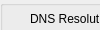
       <widget class="QWidget" name="Options" >
        <property name="geometry" >
         <rect>
          <x>0</x>
          <y>0</y>
          <width>100</width>
          <height>30</height>
         </rect>
        </property>
        <widget class="QGroupBox" name="groupBox_2" >
         <property name="geometry" >
          <rect>
           <x>0</x>
           <y>0</y>
           <width>831</width>
           <height>141</height>
          </rect>
         </property>
         <property name="title" >
          <string/>
         </property>
         <widget class="QComboBox" name="comboVerbosity" >
          <property name="geometry" >
           <rect>
            <x>30</x>
            <y>90</y>
            <width>171</width>
            <height>26</height>
           </rect>
          </property>
          <item>
           <property name="text" >
            <string>Quiet</string>
           </property>
          </item>
          <item>
           <property name="text" >
            <string>Verbose</string>
           </property>
          </item>
          <item>
           <property name="text" >
            <string>Very Verbose</string>
           </property>
          </item>
          <item>
           <property name="text" >
            <string>Debug</string>
           </property>
          </item>
          <item>
           <property name="text" >
            <string>Verbose Debug</string>
           </property>
          </item>
         </widget>
         <widget class="QComboBox" name="comboDNSResolv" >
          <property name="geometry" >
           <rect>
            <x>30</x>
            <y>30</y>
            <width>171</width>
            <height>26</height>
           </rect>
          </property>
          <item>
           <property name="text" >
            <string>When Required</string>
           </property>
          </item>
          <item>
           <property name="text" >
            <string>Always</string>
           </property>
          </item>
          <item>
           <property name="text" >
            <string>Never</string>
           </property>
          </item>
         </widget>
         <widget class="QLabel" name="label_40" >
          <property name="geometry" >
           <rect>
            <x>30</x>
            <y>10</y>
            <width>151</width>
            <height>18</height>
           </rect>
          </property>
          <property name="text" >
           <string>DNS Resolution</string>
          </property>
         </widget>
         <widget class="QLabel" name="label_41" >
          <property name="geometry" >
           <rect>
            <x>30</x>
            <y>70</y>
            <width>171</width>
            <height>18</height>
           </rect>
          </property>
          <property name="text" >
           <string>Verbosity</string>
          </property>
         </widget>
         <widget class="QLineEdit" name="lineEditSpoof" >
          <property name="enabled" >
           <bool>false</bool>
          </property>
          <property name="geometry" >
           <rect>
            <x>360</x>
            <y>90</y>
            <width>171</width>
            <height>27</height>
           </rect>
          </property>
         </widget>
         <widget class="QCheckBox" name="checkSpoof" >
          <property name="geometry" >
           <rect>
            <x>220</x>
            <y>90</y>
            <width>141</width>
            <height>23</height>
           </rect>
          </property>
          <property name="text" >
           <string>Spoof Address</string>
          </property>
         </widget>
         <widget class="QCheckBox" name="checkBoxDevice" >
          <property name="geometry" >
           <rect>
            <x>220</x>
            <y>30</y>
            <width>151</width>
            <height>23</height>
           </rect>
          </property>
          <property name="text" >
           <string>Specific Device</string>
          </property>
         </widget>
         <widget class="QLineEdit" name="OlineDevice" >
          <property name="enabled" >
           <bool>false</bool>
          </property>
          <property name="geometry" >
           <rect>
            <x>360</x>
            <y>30</y>
            <width>171</width>
            <height>27</height>
           </rect>
          </property>
         </widget>
         <widget class="QCheckBox" name="checkDecoy" >
          <property name="geometry" >
           <rect>
            <x>550</x>
            <y>30</y>
            <width>101</width>
            <height>23</height>
           </rect>
          </property>
          <property name="text" >
           <string>Decoy</string>
          </property>
         </widget>
         <widget class="QCheckBox" name="checkSourcePort" >
          <property name="geometry" >
           <rect>
            <x>550</x>
            <y>90</y>
            <width>111</width>
            <height>23</height>
           </rect>
          </property>
          <property name="text" >
           <string>Source Port</string>
          </property>
         </widget>
         <widget class="QLineEdit" name="lineDecoy" >
          <property name="enabled" >
           <bool>false</bool>
          </property>
          <property name="geometry" >
           <rect>
            <x>670</x>
            <y>30</y>
            <width>151</width>
            <height>31</height>
           </rect>
          </property>
         </widget>
         <widget class="QLineEdit" name="lineSourcePort" >
          <property name="enabled" >
           <bool>false</bool>
          </property>
          <property name="geometry" >
           <rect>
            <x>670</x>
            <y>80</y>
            <width>151</width>
            <height>31</height>
           </rect>
          </property>
         </widget>
        </widget>
       </widget>
